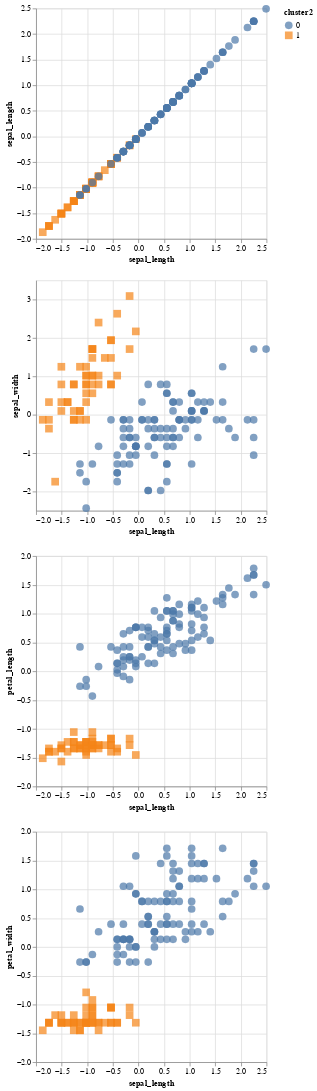

Notebook cell for this chart:
### Code cell
#unpack the charts and stack them vertically
alt.vconcat(*chart_list)

### Figure 1 — Vega-Lite specification as saved in the notebook (floating-point values rounded to 4 significant figures; data arrays with more than 128 entries replaced by an {"elided": "..."} marker saying what was removed)
{"config": {"view": {"continuousWidth": 300, "continuousHeight": 300}}, "vconcat": [{"mark": {"type": "point", "filled": true, "size": 100}, "encoding": {"color": {"field": "cluster2", "type": "nominal"}, "shape": {"field": "cluster2", "type": "nominal"}, "x": {"field": "sepal_length", "type": "quantitative"}, "y": {"field": "sepal_length", "type": "quantitative"}}}, {"mark": {"type": "point", "filled": true, "size": 100}, "encoding": {"color": {"field": "cluster2", "type": "nominal"}, "shape": {"field": "cluster2", "type": "nominal"}, "x": {"field": "sepal_length", "type": "quantitative"}, "y": {"field": "sepal_width", "type": "quantitative"}}}, {"mark": {"type": "point", "filled": true, "size": 100}, "encoding": {"color": {"field": "cluster2", "type": "nominal"}, "shape": {"field": "cluster2", "type": "nominal"}, "x": {"field": "sepal_length", "type": "quantitative"}, "y": {"field": "petal_length", "type": "quantitative"}}}, {"mark": {"type": "point", "filled": true, "size": 100}, "encoding": {"color": {"field": "cluster2", "type": "nominal"}, "shape": {"field": "cluster2", "type": "nominal"}, "x": {"field": "sepal_length", "type": "quantitative"}, "y": {"field": "petal_width", "type": "quantitative"}}}], "data": {"name": "data-213baa4ff78b23a77d81761d0fffcd82"}, "$schema": "https://vega.github.io/schema/vega-lite/v5.8.0.json", "datasets": {"data-213baa4ff78b23a77d81761d0fffcd82": {"elided": "150 records"}}}
